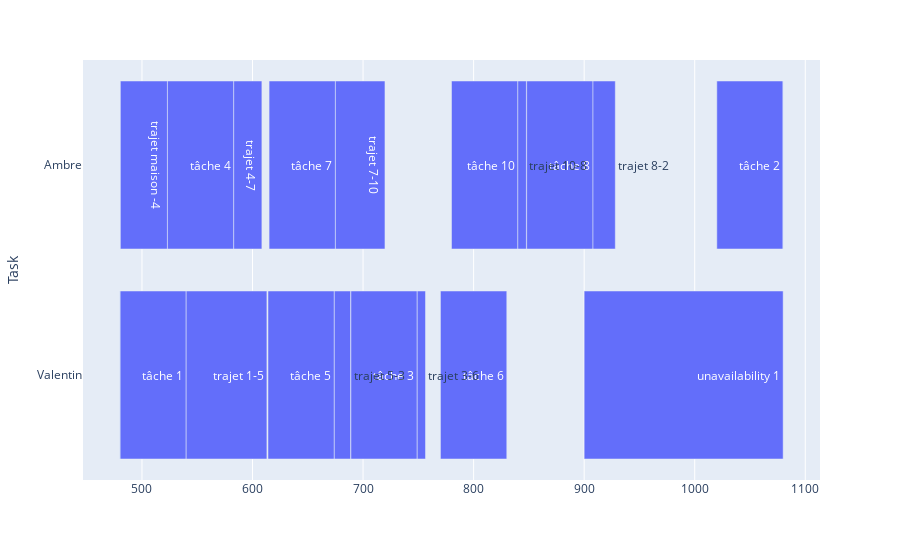

This figure's notebook cell:
### Code cell
import plotly.express as px
import pandas as pd

# plotting the working tasks
liste=[]
for i in range(number_of_ressources):
    for j in range(number_of_tasks):
        if round(x[(j,i)].x):
            start=int(s[j].x)
            end=(int(s[j].x)+tasks[L_tasks[j]].duration)
            liste.append(dict(Task=L_ressources[i], Start=start, Finish=end, Resource="executing task",J="tâche "+str(j+1)))

# plotting the ressource unavailabilities
for r in range(number_of_ressources):
    for R,id in runav_id:
        if r == R:
            start= ressources[L_ressources[runav_id[a-number_of_tasks][0]]].unavailabilities[runav_id[a-number_of_tasks][1]].unavailabilityStart
            end= ressources[L_ressources[runav_id[a-number_of_tasks][0]]].unavailabilities[runav_id[a-number_of_tasks][1]].unavailabilityEnd
            liste.append(dict(Task=L_ressources[r], Start=start, Finish=end, Resource="unavailable",J="unavailability "+str(id+1)))

# plotting the transports
for a in range(number_of_tasks):
    for b in range(number_of_tasks):
        for j in range(number_of_ressources):
            if round(y[(j,a,b)].x):
                start=(int(s[a].x)+tasks[L_tasks[a]].duration)
                end=(start+distances[a][b]/vitesse)
                liste.append(dict(Task=L_ressources[j], Start=start, Finish=end, Resource="moving",J="trajet "+str(a+1)+"-"+str(b+1)))

# plotting the first transport
for a in range(number_of_tasks):
    for j in range(number_of_ressources):
        if round(d[(j,a)].x):
            start=(s[a].x-distances_m[j][a]/vitesse)
            end=s[a].x
            liste.append(dict(Task=L_ressources[j], Start=start, Finish=end, Resource="depart",J="trajet maison -"+str(a+1)))

# plotting the last transport
for a in range(number_of_tasks):
    for j in range(number_of_ressources):
        if round(f[(j,a)].x):
            start=(s[a].x + tasks[L_tasks[i]].duration)
            end=(start+ distances_m[j][a]/vitesse)
            liste.append(dict(Task=L_ressources[j], Start=start, Finish=end, Resource="depart",J=str(a+1)+"- trajet maison"))

df = pd.DataFrame(liste)
df['delta'] = df['Finish'] - df['Start']

fig = px.timeline(df, x_start="Start", x_end="Finish", y="Task",text="J")

fig.layout.xaxis.type = 'linear'
fig.data[0].x = df.delta.tolist()
fig.show()

### Figure 1 — Plotly figure (JSON) as saved in the notebook; plotly's stock layout.template omitted (floating-point values rounded to 4 significant figures)
{"data": [{"alignmentgroup": "True", "base": [480, 689, 614, 770, 1020, 523, 615, 848, 780, 900, 540, 749, 583, 674, 675, 908, 840, 480, 480.5, 1080], "hovertemplate": "Start=%{base}<br>Finish=%{x}<br>Task=%{y}<br>J=%{text}<extra></extra>", "legendgroup": "", "marker": {"color": "#636efa"}, "name": "", "offsetgroup": "", "orientation": "h", "showlegend": false, "text": ["tâche 1", "tâche 3", "tâche 5", "tâche 6", "tâche 2", "tâche 4", "tâche 7", "tâche 8", "tâche 10", "unavailability 1", "trajet 1-5", "trajet 3-6", "trajet 4-7", "trajet 5-3", "trajet 7-10", "trajet 8-2", "trajet 10-8", "trajet maison -1", "trajet maison -4", "2- trajet maison"], "textposition": "auto", "type": "bar", "x": [60, 60, 60, 60, 60, 60, 60, 60, 60, 180, 73.02, 7.472, 25.48, 14.68, 44.81, 20.17, 7.737, 0, 42.54, 0], "xaxis": "x", "y": ["Valentin", "Valentin", "Valentin", "Valentin", "Ambre", "Ambre", "Ambre", "Ambre", "Ambre", "Valentin", "Valentin", "Valentin", "Ambre", "Valentin", "Ambre", "Ambre", "Ambre", "Valentin", "Ambre", "Ambre"], "yaxis": "y"}], "layout": {"barmode": "overlay", "legend": {"tracegroupgap": 0}, "margin": {"t": 60}, "xaxis": {"anchor": "y", "domain": [0, 1], "type": "linear"}, "yaxis": {"anchor": "x", "domain": [0, 1], "title": {"text": "Task"}}}}
